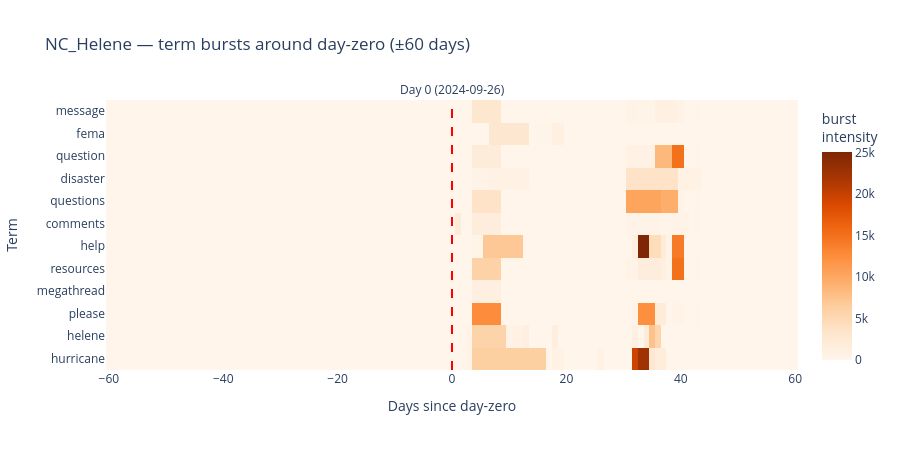
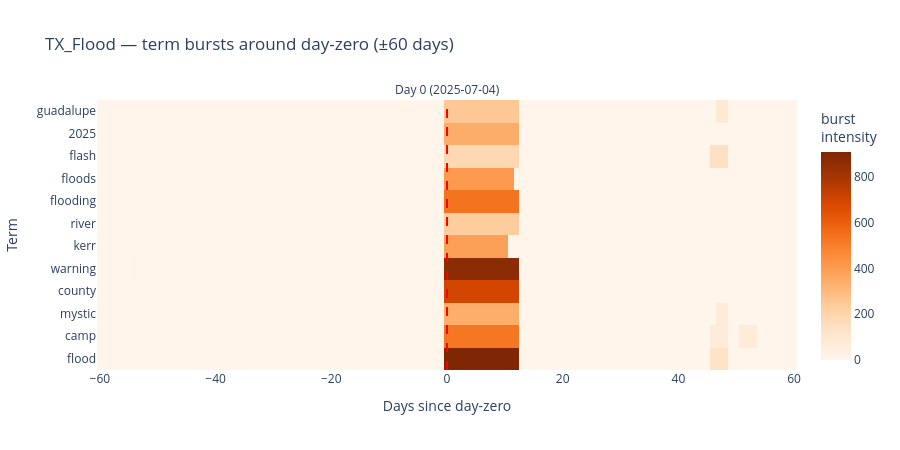

Notebook code for these charts, in order:
### Markdown cell above
### 6.2 Per-event burst heatmaps

For each event, we pick the ~12 most distinctive terms across that event's boolean sub-corpora (by TF-IDF), run Kleinberg on each term's timestamp series restricted to the ±`WINDOW_DAYS` window around day-zero, and render a heatmap of days-since-day-zero × term with intensity encoding. A vertical line marks day-zero.

### Code cell
BURST_TERMS_PER_EVENT = 12

def term_timestamps(docs, term):
    mask = docs["text_content"].str.contains(rf"\b{re.escape(term)}\b", case=False, regex=True)
    return docs.loc[mask, "timestamp"].dropna().tolist()

def distinctive_terms(sub_df, all_df, n=BURST_TERMS_PER_EVENT):
    """Terms frequent in sub_df but not in (all_df minus sub_df)."""
    in_corpus  = " ".join(sub_df["text_content"].tolist())
    out_corpus = " ".join(all_df.loc[~all_df.index.isin(sub_df.index), "text_content"].tolist())
    vec = TfidfVectorizer(max_features=3000, stop_words=list(CONTENT_STOPWORDS), min_df=2)
    try:
        X = vec.fit_transform([in_corpus, out_corpus])
    except ValueError:
        return []
    diff = (X.toarray()[0] - X.toarray()[1])
    vocab = np.array(vec.get_feature_names_out())
    return list(vocab[diff.argsort()[::-1][:n]])

event_burst_figs = {}
for event, day0_str in EVENT_DAY_ZERO.items():
    day0 = datetime.fromisoformat(day0_str).replace(tzinfo=timezone.utc)
    win_start = day0 - timedelta(days=WINDOW_DAYS)
    win_end   = day0 + timedelta(days=WINDOW_DAYS)
    sub = df[df["events"].apply(lambda es: event in es) &
             df["timestamp"].between(win_start, win_end)].copy()
    if len(sub) < 10:
        print(f"  ⚠ {event}: only {len(sub)} docs in window — skipping burst heatmap")
        continue
    terms = distinctive_terms(sub, df)
    if not terms:
        continue
    # Build days-since-day-zero × term intensity matrix
    days = list(range(-WINDOW_DAYS, WINDOW_DAYS+1))
    matrix = np.zeros((len(terms), len(days)))
    for ti, term in enumerate(terms):
        ts = term_timestamps(sub, term)
        bursts = kleinberg_bursts(ts)
        for b_start, b_end, intensity in bursts:
            d0 = (b_start - day0).days
            d1 = (b_end - day0).days
            for d in range(max(d0, -WINDOW_DAYS), min(d1, WINDOW_DAYS)+1):
                matrix[ti, d - days[0]] = max(matrix[ti, d - days[0]], intensity)
    fig = go.Figure(go.Heatmap(z=matrix, x=days, y=terms, colorscale="Oranges",
                               colorbar=dict(title="burst<br>intensity")))
    fig.add_vline(x=0, line=dict(color="red", width=2, dash="dash"),
                  annotation_text=f"Day 0 ({day0_str})", annotation_position="top")
    fig.update_layout(title=f"{event} — term bursts around day-zero (±{WINDOW_DAYS} days)",
                      xaxis_title="Days since day-zero", yaxis_title="Term",
                      height=450, plot_bgcolor="white")
    fig.write_html(str(OUTPUT_DIR / f"burst_{event}.html"), include_plotlyjs="cdn")
    event_burst_figs[event] = fig
    fig.show()
    print(f"✓ {event}: {len(sub):,} docs, {len(terms)} distinctive terms")

### Figure 1 — Plotly figure (JSON) as saved in the notebook; plotly's stock layout.template omitted (floating-point values rounded to 4 significant figures; data arrays with more than 128 entries replaced by an {"elided": "..."} marker saying what was removed)
{"data": [{"colorbar": {"title": {"text": "burst<br>intensity"}}, "colorscale": [[0, "rgb(255,245,235)"], [0.125, "rgb(254,230,206)"], [0.25, "rgb(253,208,162)"], [0.375, "rgb(253,174,107)"], [0.5, "rgb(253,141,60)"], [0.625, "rgb(241,105,19)"], [0.75, "rgb(217,72,1)"], [0.875, "rgb(166,54,3)"], [1, "rgb(127,39,4)"]], "type": "heatmap", "x": [-60, -59, -58, -57, -56, -55, -54, -53, -52, -51, -50, -49, -48, -47, -46, -45, -44, -43, -42, -41, -40, -39, -38, -37, -36, -35, -34, -33, -32, -31, -30, -29, -28, -27, -26, -25, -24, -23, -22, -21, -20, -19, -18, -17, -16, -15, -14, -13, -12, -11, -10, -9, -8, -7, -6, -5, -4, -3, -2, -1, 0, 1, 2, 3, 4, 5, 6, 7, 8, 9, 10, 11, 12, 13, 14, 15, 16, 17, 18, 19, 20, 21, 22, 23, 24, 25, 26, 27, 28, 29, 30, 31, 32, 33, 34, 35, 36, 37, 38, 39, 40, 41, 42, 43, 44, 45, 46, 47, 48, 49, 50, 51, 52, 53, 54, 55, 56, 57, 58, 59, 60], "y": ["hurricane", "helene", "please", "megathread", "resources", "help", "comments", "questions", "disaster", "question", "fema", "message"], "z": {"elided": "12x121 float values"}}], "layout": {"annotations": [{"showarrow": false, "text": "Day 0 (2024-09-26)", "x": 0, "xanchor": "center", "xref": "x", "y": 1, "yanchor": "bottom", "yref": "y domain"}], "height": 450, "plot_bgcolor": "white", "shapes": [{"line": {"color": "red", "dash": "dash", "width": 2}, "type": "line", "x0": 0, "x1": 0, "xref": "x", "y0": 0, "y1": 1, "yref": "y domain"}], "title": {"text": "NC_Helene — term bursts around day-zero (±60 days)"}, "xaxis": {"title": {"text": "Days since day-zero"}}, "yaxis": {"title": {"text": "Term"}}}}

### Figure 2 — Plotly figure (JSON) as saved in the notebook; plotly's stock layout.template omitted (floating-point values rounded to 4 significant figures; data arrays with more than 128 entries replaced by an {"elided": "..."} marker saying what was removed)
{"data": [{"colorbar": {"title": {"text": "burst<br>intensity"}}, "colorscale": [[0, "rgb(255,245,235)"], [0.125, "rgb(254,230,206)"], [0.25, "rgb(253,208,162)"], [0.375, "rgb(253,174,107)"], [0.5, "rgb(253,141,60)"], [0.625, "rgb(241,105,19)"], [0.75, "rgb(217,72,1)"], [0.875, "rgb(166,54,3)"], [1, "rgb(127,39,4)"]], "type": "heatmap", "x": [-60, -59, -58, -57, -56, -55, -54, -53, -52, -51, -50, -49, -48, -47, -46, -45, -44, -43, -42, -41, -40, -39, -38, -37, -36, -35, -34, -33, -32, -31, -30, -29, -28, -27, -26, -25, -24, -23, -22, -21, -20, -19, -18, -17, -16, -15, -14, -13, -12, -11, -10, -9, -8, -7, -6, -5, -4, -3, -2, -1, 0, 1, 2, 3, 4, 5, 6, 7, 8, 9, 10, 11, 12, 13, 14, 15, 16, 17, 18, 19, 20, 21, 22, 23, 24, 25, 26, 27, 28, 29, 30, 31, 32, 33, 34, 35, 36, 37, 38, 39, 40, 41, 42, 43, 44, 45, 46, 47, 48, 49, 50, 51, 52, 53, 54, 55, 56, 57, 58, 59, 60], "y": ["flood", "camp", "mystic", "county", "warning", "kerr", "river", "flooding", "floods", "flash", "2025", "guadalupe"], "z": {"elided": "12x121 float values"}}], "layout": {"annotations": [{"showarrow": false, "text": "Day 0 (2025-07-04)", "x": 0, "xanchor": "center", "xref": "x", "y": 1, "yanchor": "bottom", "yref": "y domain"}], "height": 450, "plot_bgcolor": "white", "shapes": [{"line": {"color": "red", "dash": "dash", "width": 2}, "type": "line", "x0": 0, "x1": 0, "xref": "x", "y0": 0, "y1": 1, "yref": "y domain"}], "title": {"text": "TX_Flood — term bursts around day-zero (±60 days)"}, "xaxis": {"title": {"text": "Days since day-zero"}}, "yaxis": {"title": {"text": "Term"}}}}
